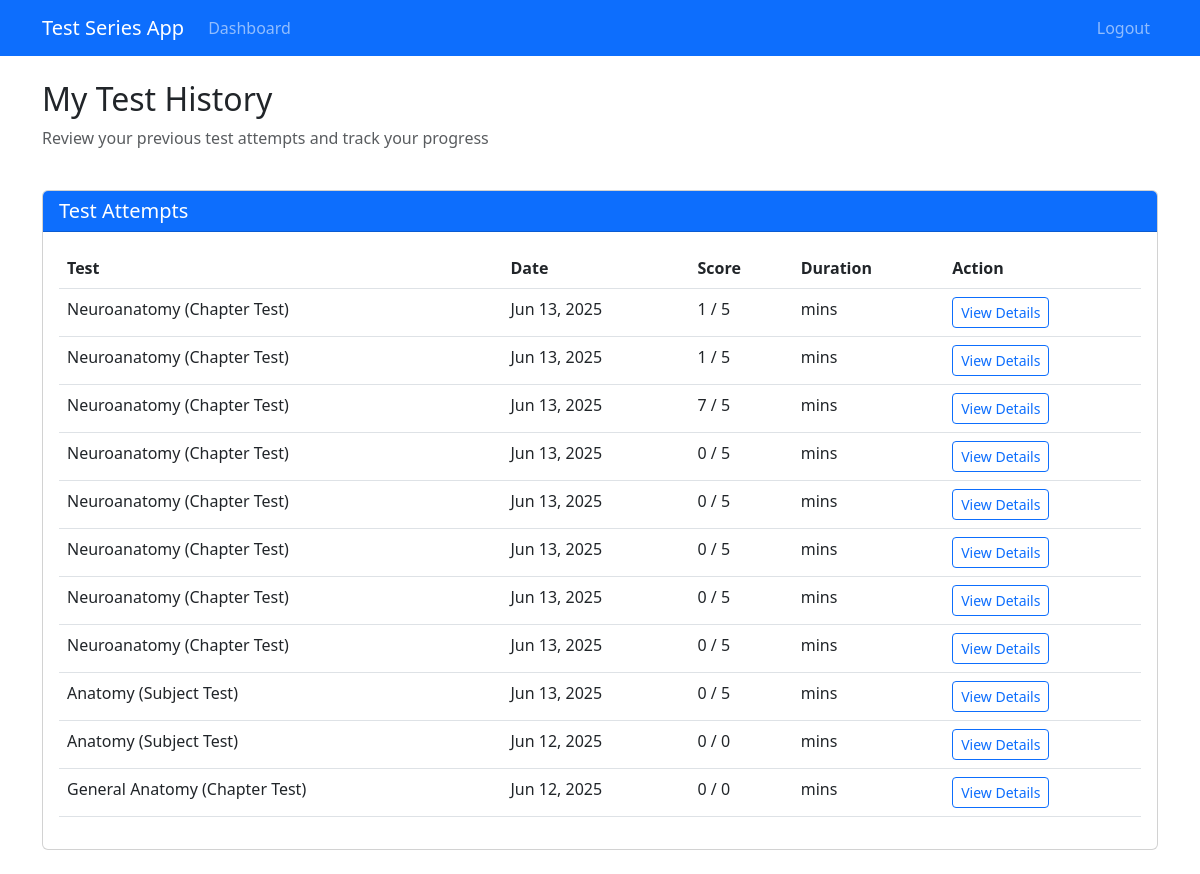
/exams/test_history/ (signed in), run on the app's committed database.
### exams/models.py (models this page shows, shortened)
class TestAttempt(models.Model):
    user = models.ForeignKey(User, on_delete=models.CASCADE)
    mock_test = models.ForeignKey('MockTest', on_delete=models.CASCADE, null=True, blank=True)
    subject = models.ForeignKey(Subject, on_delete=models.CASCADE, null=True, blank=True)
    chapter = models.ForeignKey(Chapter, on_delete=models.CASCADE, null=True, blank=True)
    score = models.PositiveIntegerField(default=0)
    total_questions = models.PositiveIntegerField(default=0)
    completed = models.BooleanField(default=False)
    start_time = models.DateTimeField(auto_now_add=True)
    end_time = models.DateTimeField(null=True, blank=True)
    current_question_index = models.PositiveIntegerField(default=0)

class Chapter(models.Model):
    subject = models.ForeignKey(Subject, on_delete=models.CASCADE)
    name = models.CharField(max_length=100)
    description = models.TextField(blank=True, null=True)  # Add this line
    created_at = models.DateTimeField(auto_now_add=True)
    updated_at = models.DateTimeField(auto_now=True)

class Subject(models.Model):
    exam_type = models.ForeignKey(ExamType, on_delete=models.CASCADE)
    name = models.CharField(max_length=100)
    description = models.TextField(blank=True, null=True)
    created_at = models.DateTimeField(auto_now_add=True)
    updated_at = models.DateTimeField(auto_now=True)

### exams/views.py (the view)
# urls.py: path('test_history/', views.test_history, name='test_history'),
@login_required
def test_history(request):
    attempts = TestAttempt.objects.filter(user=request.user).order_by('-start_time')
    return render(request, 'exams/test_history.html', {'attempts': attempts})

### templates/exams/test_history.html (shortened to what this page needs)
{% extends 'base.html' %}
{% block content %}
<div class="row mb-4">
    <div class="col">
        <h2>My Test History</h2>
        <p class="text-muted">Review your previous test attempts and track your progress</p>
    </div>
</div>
<div class="row">
    <div class="col">
        <div class="card">
            <div class="card-header bg-primary text-white">
                <h5 class="mb-0">Test Attempts</h5>
            </div>
            <div class="card-body">
                {% if attempts %}
                <div class="table-responsive">
                    <table class="table table-hover">
                        <thead>
                            <tr>
                                <th>Test</th>
                                <th>Date</th>
                                <th>Score</th>
                                <th>Duration</th>
                                <th>Action</th>
                            </tr>
                        </thead>
                        <tbody>
                            {% for attempt in attempts %}
                            <tr>
                                <td>
                                    {% if attempt.mock_test %}
                                        {{ attempt.mock_test.title }}
                                    {% elif attempt.subject %}
                                        {{ attempt.subject.name }} (Subject Test)
                                    {% elif attempt.chapter %}
                                        {{ attempt.chapter.name }} (Chapter Test)
                                    {% endif %}
                                </td>
                                <td>{{ attempt.start_time|date:"M d, Y" }}</td>
                                <td>{{ attempt.score }} / {{ attempt.total_questions }}</td>
                                <td>{{ attempt.duration|floatformat }} mins</td>
                                <td>
                                    <a href="{% url 'test_result' attempt.id %}" class="btn btn-sm btn-outline-primary">View Details</a>
                                </td>
                            </tr>
                            {% endfor %}
                        </tbody>
                    </table>
                </div>
                {% else %}
                <div class="alert alert-info">You haven't taken any tests yet.</div>
                {% endif %}
            </div>
        </div>
    </div>
</div>
{% endblock %}

### templates/base.html (shortened to what this page needs)
<!DOCTYPE html>
<html lang="en">
<head>
    <link href="https://cdn.jsdelivr.net/npm/bootstrap@5.3.0/dist/css/bootstrap.min.css" rel="stylesheet">
    <link rel="stylesheet" href="https://cdnjs.cloudflare.com/ajax/libs/font-awesome/6.4.0/css/all.min.css">
</head>
<body>
    <nav class="navbar navbar-expand-lg navbar-dark bg-primary">
        <div class="container">
            <a class="navbar-brand" href="{% url 'home' %}">Test Series App</a>
            <div class="collapse navbar-collapse">
                <ul class="navbar-nav me-auto">
                    <li class="nav-item">
                        <a class="nav-link" href="{% url 'dashboard' %}">Dashboard</a>
                    </li>
                </ul>
                <ul class="navbar-nav">
                    {% if user.is_authenticated %}
                    <li class="nav-item">
                        <a class="nav-link" href="{% url 'logout' %}">Logout</a>
                    </li>
                    {% endif %}
                </ul>
            </div>
        </div>
    </nav>
    <main class="container my-4">
        {% block content %}{% endblock %}
    </main>
</body>
</html>

### data on the page
TestAttempt: chapter.name "Neuroanatomy", start_time "Jun 13, 2025", score "1", total_questions "5"
TestAttempt: chapter.name "Neuroanatomy", start_time "Jun 13, 2025", score "1", total_questions "5"
TestAttempt: chapter.name "Neuroanatomy", start_time "Jun 13, 2025", score "7", total_questions "5"
TestAttempt: chapter.name "Neuroanatomy", start_time "Jun 13, 2025", score "0", total_questions "5"
TestAttempt: chapter.name "Neuroanatomy", start_time "Jun 13, 2025", score "0", total_questions "5"
TestAttempt: chapter.name "Neuroanatomy", start_time "Jun 13, 2025", score "0", total_questions "5"
TestAttempt: chapter.name "Neuroanatomy", start_time "Jun 13, 2025", score "0", total_questions "5"
TestAttempt: chapter.name "Neuroanatomy", start_time "Jun 13, 2025", score "0", total_questions "5"
TestAttempt: subject.name "Anatomy", start_time "Jun 13, 2025", score "0", total_questions "5"
TestAttempt: subject.name "Anatomy", start_time "Jun 12, 2025", score "0", total_questions "0"
TestAttempt: chapter.name "General Anatomy", start_time "Jun 12, 2025", score "0", total_questions "0"
